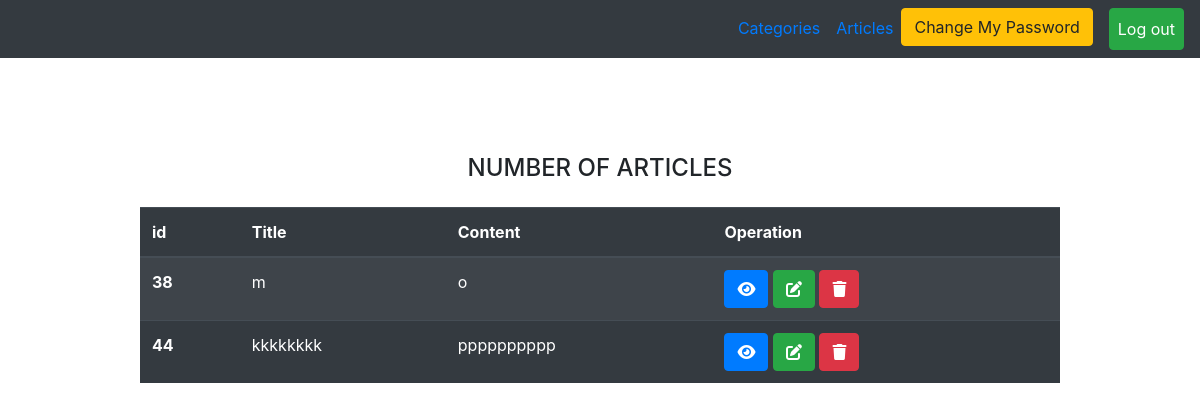
The page /posts.php (signed in) on the database its author committed.
### tables this page shows
CREATE TABLE `posts` (
  `post_id` int(11) NOT NULL,
  `title` varchar(255) NOT NULL,
  `description` varchar(255) NOT NULL,
  `status` enum('0','1') DEFAULT '0',
  `user_id` int(11) NOT NULL,
  `category_id` int(11) NOT NULL,
  `created_at` timestamp NULL DEFAULT NULL,
  `updated_at` timestamp NULL DEFAULT NULL
);

### posts.php (the view, shortened to what this page needs)
<?php
include("users.php");
if (isset($_SESSION['userlogin'])) {
    $page = "All";
    if ($page == "All") {
        $statment = $connect->prepare("select * from posts where status='1' ");
        $statment->execute();
        $result = $statment->fetchall();
?>
        <div class="container mt-5 ">
            <div class="row">
                <div class="col-md-10 m-auto pt-5">
                    <div>
                        <h4 class="text-center mb-4">NUMBER OF ARTICLES
                        </h4>
                        <table class="table table-striped table-dark ">
                            <thead>
                                <tr>
                                    <th scope="col">id</th>
                                    <th scope="col">Title</th>
                                    <th scope="col">Content</th>
                                    <th scope="col">Operation</th>
                                </tr>
                            </thead>
                            <tbody>
                                <?php
                                foreach ($result as $item) {
                                ?>
                                    <tr>
                                        <th scope="row"><?php echo $item['post_id'] ?></th>
                                        <td><?php echo $item['title'] ?></td>
                                        <td><?php echo $item['description'] ?></td>
                                        <td>
                                            <a href="?page=show&post_id=<?php echo $item['post_id'] ?>" class="btn btn-primary"><i class="fa-solid fa-eye"></i></a>
                                            <a href="?page=edit&post_id=<?php echo $item['post_id'] ?>" class="btn btn-success"><i class="fa-solid fa-pen-to-square"></i></a>
                                            <a href="?page=delete&post_id=<?php echo $item['post_id'] ?>" class="btn btn-danger"><i class="fa-solid fa-trash"></i></a>
                                        </td>
                                    </tr>
                                <?php
                                }
                                ?>
                            </tbody>
                        </table>
                    </div>
                </div>
            </div>
        </div>
    <?php
    } else if ($page == "show") {
        if (isset($_GET['post_id'])) {
            $post_id = $_GET['post_id'];
        }
        $statment = $connect->prepare("select * from posts where post_id =?");
        $statment->execute(array($post_id));
        $item = $statment->fetch();
    ?>
        <div class="container mt-5 pt-5">
            <div class="row">
                <div class="col-md-10 m-auto">
                    <table class="table table-striped table-dark">
                        <thead>
                            <tr>
                                <th scope="col">Title</th>
                                <th scope="col">Content</th>
                                <th scope="col">Created_at</th>
                                <th scope="col">Updated_at</th>
                                <th scope="col">Operation</th>
                            </tr>
                        </thead>
                        <tbody>
                            <tr>
                                <td><?php echo $item['title'] ?></td>
                                <td><?php echo $item['description'] ?></td>
                                <td><?php echo $item['created_at'] ?></td>
                                <td><?php echo $item['updated_at'] ?></td>
                                <td>
                                    <a href="posts.php" class="btn btn-success"><i class="fa-solid fa-house"></i></a>
                            </tr>
                        </tbody>
                    </table>
                </div>
            </div>
        </div>
    <?php
    } else if ($page == "delete") {
        if (isset($_GET['post_id'])) {
            $post_id = $_GET['post_id'];
        }
        $statment = $connect->prepare("delete from posts where  post_id=?");
        $statment->execute(array($post_id));
        $_SESSION['message'] = "deleted sucessfully";
        header("Location:posts.php");
    }else if ($page == "edit") {
        if (isset($_GET['post_id'])) {
            $post_id = $_GET['post_id'];
        }
        $statment = $connect->prepare("select * from posts where post_id=?");
        $statment->execute(array($post_id));
        $result = $statment->fetch();
    ?>
        <div class="container mt-5">
            <div class="row">
                <div class="col-md-10 m-auto">
                    <h4 class="text-center mt-4">UPDATE ARTICLE PAGE</h4>
                    <form action="?page=saveupdate" method="post">
                        <input type="hidden" name="oldid" value="<?php echo $result['post_id'] ?>" class="form-control mb-4">
                        <label>TITLE</label>
                        <input type="text" name="title" value="<?php echo $result['title'] ?>" class="form-control mb-4">
                        <label>CONTENT</label>
                        <input type="text" name="desc" value="<?php echo $result['description'] ?>" class="form-control mb-4">
                        <input type="submit" class="form-control  btn btn-success" value="UPDATE POST">
                    </form>
                </div>
            </div>
        </div>
    <?php
    } else if ($page == "saveupdate") {
        if ($_SERVER['REQUEST_METHOD'] == "POST") {
            $oldid = $_POST['oldid'];
            $title = $_POST['title'];
            $desc = $_POST['desc'];
        }
        try {
            $statment = $connect->prepare("UPDATE posts
        SET title=?,description=?,updated_at=now()
        WHERE post_id=?");
            $statment->execute(array( $title, $desc,$oldid));
            $_SESSION['message'] = "UPDATED SUCESSFULLY";
            header("Location:posts.php");
        } catch (PDOException $e) {
            echo "<h4 class='text-center alert alert-danger'>DUPLICATED IN VALUES</h4>";
            header("Refresh:20;url=posts.php?page=edit&post_id=$oldid");
        }
    }
    ?>
<?php
} else {
    $_SESSION['message'] = "Please Login First";
    header("Location:login.php");
}
?>

### rows shown on the page
posts: post_id "38", title "m", description "o"
posts: post_id "44", title "kkkkkkkk", description "pppppppppp"
